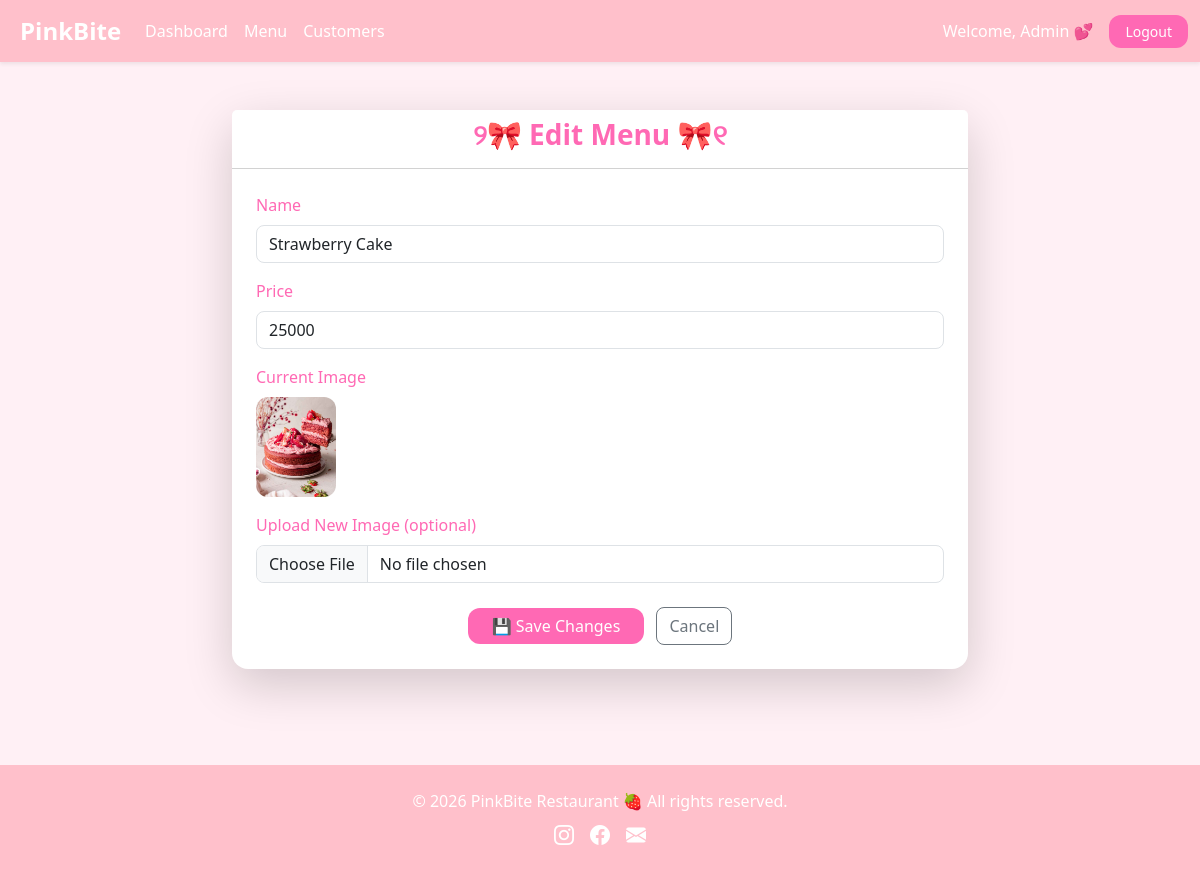
Page /edit_menu.php?id=1 (signed in) on the committed database.
### tables this page shows
CREATE TABLE `menu` (
  `id` int(11) NOT NULL,
  `name` varchar(100) DEFAULT NULL,
  `price` int(11) DEFAULT NULL,
  `image` varchar(255) DEFAULT NULL
);

### edit_menu.php (the view, shortened to what this page needs)
<?php
include 'config.php';
include 'header_admin.php';
$id = $_GET['id'];
$menu = mysqli_fetch_assoc(mysqli_query($conn, "SELECT * FROM menu WHERE id = $id"));
?>
<div class="container py-5" style="background-color: #fff0f5;">
    <div class="row justify-content-center">
        <div class="col-md-8">
            <div class="card shadow-lg rounded-4 border-0">
                <div class="card-header bg-white text-center">
                    <h3 class="fw-bold text-pink">୨🎀 Edit Menu 🎀୧</h3>
                </div>
                <div class="card-body p-4">
                    <form method="POST" enctype="multipart/form-data">
                        <div class="mb-3">
                            <label class="form-label text-pink">Name</label>
                            <input type="text" name="name" class="form-control rounded-3" value="<?= htmlspecialchars($menu['name']) ?>" required>
                        </div>
                        <div class="mb-3">
                            <label class="form-label text-pink">Price</label>
                            <input type="number" name="price" class="form-control rounded-3" value="<?= $menu['price'] ?>" required>
                        </div>
                        <div class="mb-3">
                            <label class="form-label text-pink">Current Image</label><br>
                            <img src="<?= $menu['image'] ?>" alt="Current Image" style="height:100px; border-radius:12px; object-fit:cover;">
                        </div>
                        <div class="mb-3">
                            <label class="form-label text-pink">Upload New Image (optional)</label>
                            <input type="file" name="image" class="form-control rounded-3" accept="image/*">
                        </div>
                        <div class="text-center mt-4">
                            <button type="submit" class="btn btn-pink px-4">💾 Save Changes</button>
                            <a href="admin_menu.php" class="btn btn-outline-secondary ms-2 rounded-3">Cancel</a>
                        </div>
                    </form>
                </div>
            </div>
        </div>
    </div>
</div>
<?php include 'footer.php'; ?>

### header_admin.php (style rules this page uses)
body { background-color: #fff0f5; font-family: 'Segoe UI', Tahoma, Geneva, Verdana, sans-serif; }
.btn-pink { background-color: hotpink; color: white; border-radius: 20px; padding: 6px 16px; border: none; font-weight: 500; }

### edit_menu.php (style rules this page uses)
.text-pink { color: #ff69b4 !important; }
.btn-pink { background-color: #ff69b4; color: white; border-radius: 12px; }

### rows in the picture
menu: name "Strawberry Cake", price "25000", image (picture)

### other values in the picture
$_SESSION['name'] "Admin"
